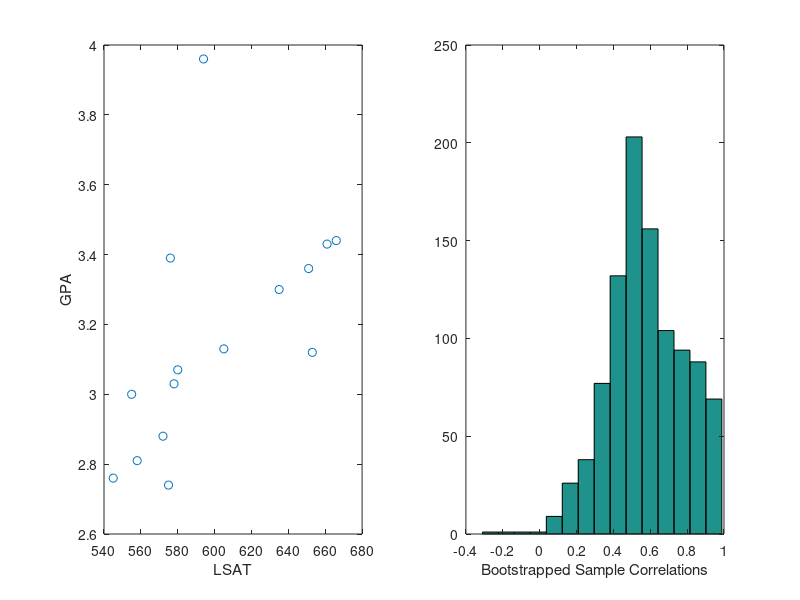

MATLAB code for this plot: (Note: this script raises an error after producing the figure.)
%% Data from Bradley Efron's LSAT,GPA correlation estimation
LSAT=[576 635 558 578 666 580 555 661 651 605 653 575 545 572 594]; % LSAT data
GPA=[3.39 3.30 2.81 3.03 3.44 3.07 3.00 3.43 3.36 3.13 3.12 2.74 2.76 2.88 3.96]; % GPA data
subplot(1,2,1); plot(LSAT,GPA,'o'); xlabel('LSAT'); ylabel('GPA')  % make a plot of the data
CC=corrcoef(LSAT,GPA); % use built-in function to compute sample correlation coefficient matrix
SampleCorrelation=CC(1,2) % plug-in estimate of the correlation coefficient
%% Bootstrap
B = 1000; % Number of Bootstrap replications
BootstrappedCCs=zeros(1,B); % initialise a vector of zeros
N = length(LSAT); % sample size
rand('twister',767671); % initialise the fundamental sampler
for b=1:B
    Indices=ceil(N*rand(N,1));% uniformly sample random indices from 1 to 15 with replacement
    BootstrappedLSAT = LSAT([Indices]); % bootstrapped LSAT data
    BootstrappedGPA = GPA([Indices]); % bootstrapped GPA data
    CCB=corrcoef(BootstrappedLSAT,BootstrappedGPA); 
    BootstrappedCCs(b)=CCB(1,2); % sample correlation of bootstrapped data
end
%plot the histogram ofBootstrapped Sample Correlations with 15 bins
subplot(1,2,2);hist(BootstrappedCCs,15);xlabel('Bootstrapped Sample Correlations')

% 95% Normal based Confidence Interval
SehatBoot = std(BootstrappedCCs); % std of BootstrappedMedians
% 95% C.I. for median from Normal approximation
ConfInt95BootNormal = [SampleCorrelation-1.96*SehatBoot, SampleCorrelation+1.96*SehatBoot]
% 95% Percentile based Confidence Interval
ConfInt95BootPercentile = ...
    [qthSampleQuantile(0.025,sort(BootstrappedCCs)),...
    qthSampleQuantile(0.975,sort(BootstrappedCCs))]
